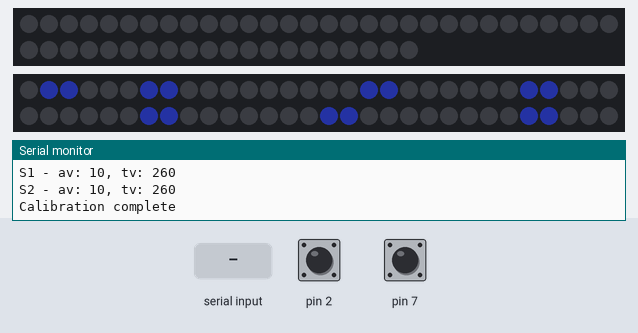
A sketch run on a simulated Arduino Uno, built with avr-gcc and run on an emulated ATmega328P. On the bench: 50 RGB LEDs in strip order, left to right, continuing on the next row, 60 RGB LEDs in strip order, left to right, continuing on the next row, the last lines printed to the serial monitor. The inputs (shaded band) are chosen by the test bench; at power-on: pin 7 HIGH, pin 2 HIGH. Dim RGB values are drawn brighter than linear.

Above: at 4.7 s.
4.8 s: pin 7 pulled LOW for 3.2 s
At 5.8 s:
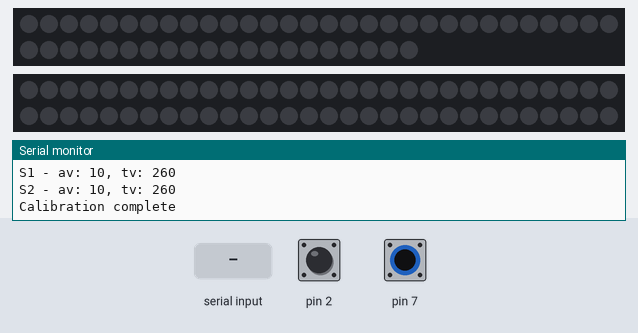
At 8.2 s:
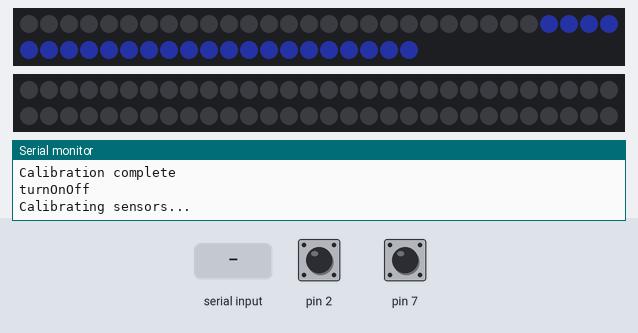
9.5 s: "Switch" received over Serial
At 11.1 s:
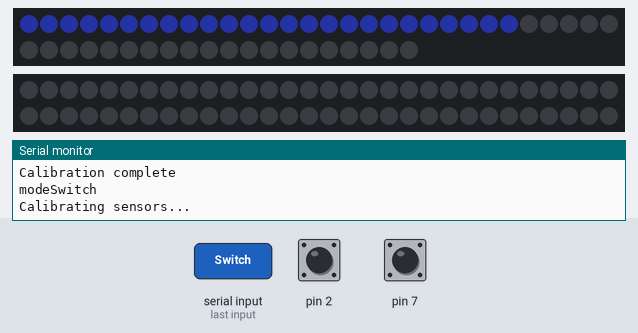
Timing chart, 0 to 12.6 s (numbered marks = the images above; inputs shaded):
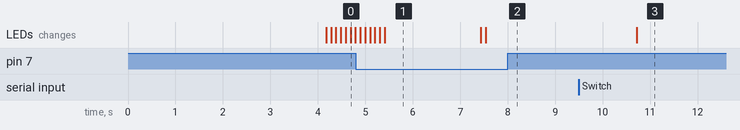

The sketch:

Recollections-of-Ghent_code.ino
```cpp
#include <CapacitiveSensor.h>
#include <Adafruit_NeoPixel.h>
#ifdef __AVR__
#include <avr/power.h>
#endif

// Initialise variables for ledstrips
#define PIN_STRIP1 6
#define PIN_STRIP2 3
#define NUM_PIXELS1 50
#define NUM_PIXELS2 60
Adafruit_NeoPixel Strip1 = Adafruit_NeoPixel(NUM_PIXELS1, PIN_STRIP1, NEO_GRB + NEO_KHZ800);
Adafruit_NeoPixel Strip2 = Adafruit_NeoPixel(NUM_PIXELS2, PIN_STRIP2, NEO_GRB + NEO_KHZ800);

// Initialise variables for capacitive sensors
CapacitiveSensor sensor1 = CapacitiveSensor(4, 2);
CapacitiveSensor sensor2 = CapacitiveSensor(4, 7);

// Define variables for peak detection
const int numReadings = 10;
int readings1[numReadings];
int readings2[numReadings];
int index1 = 0;
int index2 = 0;
int total1 = 0;
int total2 = 0;
int average1 = 0;
int average2 = 0;
int threshold1 = 0;
int threshold2 = 0;
String readCommand;
bool mode = false;      // Boolean to check the current mode of the application. false = discover, true = store.
bool power = false;     // Boolean to check if the application has been turned on with the hand-shaped capacitive sensor
bool tutorial = false;  // Boolean to check if the tutorial has been completed
bool buttonsOn = true;  // Set to false to disable the buttons if necessary
long sensorValue1;
long sensorValue2;
unsigned long tutorialTime;
unsigned long offTime;

// Define variables to your liking
int thresholdPercent = 85;  // Percentage of the peak detection that counts as threshold value
int speed = 100;            // Speed of the ledstrip pulse
int brightness = 70;        // Brightness of the ledstrips

void setup() {
  // Disable the autocalibration of the capacitive sensors
  sensor1.set_CS_AutocaL_Millis(0xFFFFFFFF);
  sensor2.set_CS_AutocaL_Millis(0xFFFFFFFF);

  // Enable the ledstrips and set the brightness
  Strip1.begin();
  Strip2.begin();
  Strip1.clear();
  Strip2.clear();
  Strip1.setBrightness(brightness);
  Strip2.setBrightness(brightness);
  Strip1.show();
  Strip2.show();

  Serial.begin(9600);

  // Calibrate the startvalues for the capacitive sensors
  capSensCalibration();

  // Wait one second before measuring starts
  delay(1000);
}

void loop() {
  // Clear but don't show the values of the ledstrips to prevent unwanted results
  Strip1.clear();
  Strip2.clear();

  // Read the sensor values and assign them to variables
  sensorValue1 = sensor1.capacitiveSensor(30);
  sensorValue2 = sensor2.capacitiveSensor(30);

  // Read the serial or dashboard input
  readCommand = Serial.readString();
  readCommand.trim();  // remove any \r \n whitespace at the end of the String

  // If needed, send "Calibrate" as a Serial Message to force a new calibration
  if (readCommand == "Calibrate") {
    capSensCalibration();
    readCommand = " ";
  }

  // If needed, send "Buttons" as a Serial Message to turn off/on the buttons
  if (readCommand == "Buttons") {
    if (buttonsOn == true) {
      buttonsOn = false;
      Serial.println("Buttons turned off");
    } else {
      buttonsOn = true;
      Serial.println("Buttons turned on");
    }
    readCommand = " ";
  }

  // Disable the buttons as long as the tutorial is playing
  if (power == 1) {
    tutorialTime = millis() - offTime;
  } else {
    offTime = millis();
  }
  if (tutorialTime > 150000) {
    tutorial = true;
  }

  // If the power has been turned on, check if the threshold for the first sensor is reached
  // If needed, force a modeSwitch by typing Switch in the monitor
  if (power == true) {
    if ((sensorValue1 > threshold1 && buttonsOn == true && tutorial == true) || readCommand == "Switch") {
      // Trigger for Protopie Connect
      Serial.println("modeSwitch");
      readCommand = " ";
      // Assign colour to the first ledstrip according to the current mode
      if (mode == false) {
        mode = true;
        Strip1.clear();
        // Assign yellow to the non-active (pressable) button
        for (int pixel = 0; pixel < 25; pixel++) {                 // Pink = 245, 43, 53
          Strip1.setPixelColor(pixel, Strip1.Color(30, 40, 130));  // Yellow = 198, 212, 12
        }                                                          // Blue = 30, 40, 130
      } else if (mode == true) {
        mode = false;
        Strip1.clear();
        // Assign pink to the non-active (pressable) button
        for (int pixel = 26; pixel < 50; pixel++) {
          Strip1.setPixelColor(pixel, Strip1.Color(30, 40, 130));
        }
      }
      Strip1.show();

      // Recalibration to prevent bugs in the measurements as much as possible
      capSensCalibration();
    }
  }

  // As long as the power is not turned on, the ledstrip underneath the hand will pulse
  if (power == false) {
    ledStripPulse();
  }

  // Short delay between measurements
  delay(10);
}

// Capacitive readings can be uncontrollable due to a wide variety of factors such as nearby electric interference, grounding, room factors, ...
// To limit the influence of this often random behaviour, the readings use relative values measured from a normal reading during the calibration
// When the values reach a relative peak compared to this normal reading, it is counted as an activation of the sensor
// In order to maintain a steady use of the interactive table, calibration is performed after every peak reading to reset the measurements
void capSensCalibration() {
  Serial.println("Calibrating sensors...");

  // Set all calibration values back to 0
  index1 = 0;
  index2 = 0;
  total1 = 0;
  total2 = 0;
  threshold1 = 0;
  threshold2 = 0;

  delay(2000);

  // Read the sensors a couple of times and save the results in matrices
  for (int i = 0; i < numReadings; i++) {
    readings1[i] = sensor1.capacitiveSensor(30);
    readings2[i] = sensor2.capacitiveSensor(30);
    delay(10);
  }

  // Calculate the mean values of the readings
  for (int i = 0; i < numReadings; i++) {
    total1 += readings1[i];
    total2 += readings2[i];
  }
  average1 = abs(total1 / numReadings);
  average2 = abs(total2 / numReadings);

  // Multiply the average readings with a set value to reach a threshold value
  threshold1 = max(average1 * thresholdPercent / 10, average1 + max(.2 * average1, 250));  // Set a minimumvalue of either the average + 150 or 120% of the average
  while (threshold1 - average1 > 1000) {                                                   // Limit the threshold if it is too high
    threshold1 -= 500;
  }
  threshold2 = max(average2 * thresholdPercent / 10, average2 + max(.2 * average2, 250));
  while (threshold2 - average2 > 1000) {
    threshold2 -= 500;
  }

  // Debug information, shortened to fit on the Protopie Connect command message length
  Serial.print("S1 - av: ");
  Serial.print(average1);
  Serial.print(", tv: ");
  Serial.println(threshold1);
  Serial.print("S2 - av: ");
  Serial.print(average2);
  Serial.print(", tv: ");
  Serial.println(threshold2);
  Serial.println("Calibration complete");
}

// Measure the second capacitive sensor, underneath the hand, to use in the pulse function
void capSens2Meting() {
  // Check if the threshold for the first sensor is reached
  if (sensorValue2 > threshold2) {
    // Trigger for Protopie Connect
    Serial.println("turnOnOff");
    power = true;

    // Assign colour to the second ledstrip
    Strip2.clear();
    // Assign blue to the non-active (pressable) button
    for (int pixel = 26; pixel < 50; pixel++) {
      Strip1.setPixelColor(pixel, Strip1.Color(30, 40, 130));
    }
    Strip1.show();
    Strip2.show();

    // Recalibration to prevent bugs in the measurements as much as possible
    capSensCalibration();
  }
}

// As long as the power is not turned on, the ledstrip underneath the hand will pulse
void ledStripPulse() {
  Strip1.clear();
  Strip2.clear();

  //New
  if (power == false) {
    Strip2.setPixelColor(41, Strip2.Color(30, 40, 130));
    Strip2.show();
    delay(speed);
    capSens2Meting();  // Check if the threshold for the second sensor is reached
  }

  if (power == false) {
    Strip2.clear();
    //Repeat
    Strip2.setPixelColor(41, Strip2.Color(30, 40, 130));
    //New
    Strip2.setPixelColor(21, Strip2.Color(30, 40, 130));
    Strip2.setPixelColor(22, Strip2.Color(30, 40, 130));
    Strip2.setPixelColor(40, Strip2.Color(30, 40, 130));
    Strip2.setPixelColor(42, Strip2.Color(30, 40, 130));
    Strip2.setPixelColor(59, Strip2.Color(30, 40, 130));
    Strip2.show();
    delay(speed);
    capSens2Meting();  // Check if the threshold for the second sensor is reached
  }

  if (power == false) {
    Strip2.clear();
    //Repeat
    Strip2.setPixelColor(21, Strip2.Color(30, 40, 130));
    Strip2.setPixelColor(22, Strip2.Color(30, 40, 130));
    Strip2.setPixelColor(40, Strip2.Color(30, 40, 130));
    Strip2.setPixelColor(42, Strip2.Color(30, 40, 130));
    Strip2.setPixelColor(59, Strip2.Color(30, 40, 130));
    //New
    Strip2.setPixelColor(4, Strip2.Color(30, 40, 130));
    Strip2.setPixelColor(20, Strip2.Color(30, 40, 130));
    Strip2.setPixelColor(23, Strip2.Color(30, 40, 130));
    Strip2.setPixelColor(39, Strip2.Color(30, 40, 130));
    Strip2.setPixelColor(43, Strip2.Color(30, 40, 130));
    Strip2.setPixelColor(58, Strip2.Color(30, 40, 130));
    Strip2.show();
    delay(speed);
    capSens2Meting();  // Check if the threshold for the second sensor is reached
  }

  if (power == false) {
    Strip2.clear();
    //Repeat
    Strip2.setPixelColor(4, Strip2.Color(30, 40, 130));
    Strip2.setPixelColor(20, Strip2.Color(30, 40, 130));
    Strip2.setPixelColor(23, Strip2.Color(30, 40, 130));
    Strip2.setPixelColor(39, Strip2.Color(30, 40, 130));
    Strip2.setPixelColor(43, Strip2.Color(30, 40, 130));
    Strip2.setPixelColor(58, Strip2.Color(30, 40, 130));
    //New
    Strip2.setPixelColor(3, Strip2.Color(30, 40, 130));
    Strip2.setPixelColor(5, Strip2.Color(30, 40, 130));
    Strip2.setPixelColor(19, Strip2.Color(30, 40, 130));
    Strip2.setPixelColor(24, Strip2.Color(30, 40, 130));
    Strip2.setPixelColor(38, Strip2.Color(30, 40, 130));
    Strip2.setPixelColor(44, Strip2.Color(30, 40, 130));
    Strip2.setPixelColor(57, Strip2.Color(30, 40, 130));
    Strip2.show();
    delay(speed);
    capSens2Meting();  // Check if the threshold for the second sensor is reached
  }

  if (power == false) {
    Strip2.clear();
    //Repeat
    Strip2.setPixelColor(3, Strip2.Color(30, 40, 130));
    Strip2.setPixelColor(5, Strip2.Color(30, 40, 130));
    Strip2.setPixelColor(19, Strip2.Color(30, 40, 130));
    Strip2.setPixelColor(24, Strip2.Color(30, 40, 130));
    Strip2.setPixelColor(38, Strip2.Color(30, 40, 130));
    Strip2.setPixelColor(44, Strip2.Color(30, 40, 130));
    Strip2.setPixelColor(57, Strip2.Color(30, 40, 130));
    //New
    Strip2.setPixelColor(2, Strip2.Color(30, 40, 130));
    Strip2.setPixelColor(6, Strip2.Color(30, 40, 130));
    Strip2.setPixelColor(18, Strip2.Color(30, 40, 130));
    Strip2.setPixelColor(25, Strip2.Color(30, 40, 130));
    Strip2.setPixelColor(37, Strip2.Color(30, 40, 130));
    Strip2.setPixelColor(45, Strip2.Color(30, 40, 130));
    Strip2.setPixelColor(56, Strip2.Color(30, 40, 130));
    Strip2.show();
    delay(speed);
    capSens2Meting();  // Check if the threshold for the second sensor is reached
  }

  if (power == false) {
    Strip2.clear();
    //Repeat
    Strip2.setPixelColor(2, Strip2.Color(30, 40, 130));
    Strip2.setPixelColor(6, Strip2.Color(30, 40, 130));
    Strip2.setPixelColor(18, Strip2.Color(30, 40, 130));
    Strip2.setPixelColor(25, Strip2.Color(30, 40, 130));
    Strip2.setPixelColor(37, Strip2.Color(30, 40, 130));
    Strip2.setPixelColor(45, Strip2.Color(30, 40, 130));
    Strip2.setPixelColor(56, Strip2.Color(30, 40, 130));
    //New
    Strip2.setPixelColor(1, Strip2.Color(30, 40, 130));
    Strip2.setPixelColor(7, Strip2.Color(30, 40, 130));
    Strip2.setPixelColor(17, Strip2.Color(30, 40, 130));
    Strip2.setPixelColor(26, Strip2.Color(30, 40, 130));
    Strip2.setPixelColor(36, Strip2.Color(30, 40, 130));
    Strip2.setPixelColor(46, Strip2.Color(30, 40, 130));
    Strip2.setPixelColor(55, Strip2.Color(30, 40, 130));
    Strip2.show();
    delay(speed);
    capSens2Meting();  // Check if the threshold for the second sensor is reached
  }

  if (power == false) {
    Strip2.clear();
    //Repeat
    Strip2.setPixelColor(1, Strip2.Color(30, 40, 130));
    Strip2.setPixelColor(7, Strip2.Color(30, 40, 130));
    Strip2.setPixelColor(17, Strip2.Color(30, 40, 130));
    Strip2.setPixelColor(26, Strip2.Color(30, 40, 130));
    Strip2.setPixelColor(36, Strip2.Color(30, 40, 130));
    Strip2.setPixelColor(46, Strip2.Color(30, 40, 130));
    Strip2.setPixelColor(55, Strip2.Color(30, 40, 130));
    //New
    Strip2.setPixelColor(0, Strip2.Color(30, 40, 130));
    Strip2.setPixelColor(8, Strip2.Color(30, 40, 130));
    Strip2.setPixelColor(16, Strip2.Color(30, 40, 130));
    Strip2.setPixelColor(27, Strip2.Color(30, 40, 130));
    Strip2.setPixelColor(35, Strip2.Color(30, 40, 130));
    Strip2.setPixelColor(47, Strip2.Color(30, 40, 130));
    Strip2.setPixelColor(54, Strip2.Color(30, 40, 130));
    Strip2.show();
    delay(speed);
    capSens2Meting();  // Check if the threshold for the second sensor is reached
  }

  if (power == false) {
    Strip2.clear();
    //Repeat
    Strip2.setPixelColor(0, Strip2.Color(30, 40, 130));
    Strip2.setPixelColor(8, Strip2.Color(30, 40, 130));
    Strip2.setPixelColor(16, Strip2.Color(30, 40, 130));
    Strip2.setPixelColor(27, Strip2.Color(30, 40, 130));
    Strip2.setPixelColor(35, Strip2.Color(30, 40, 130));
    Strip2.setPixelColor(47, Strip2.Color(30, 40, 130));
    Strip2.setPixelColor(54, Strip2.Color(30, 40, 130));
    //New
    Strip2.setPixelColor(9, Strip2.Color(30, 40, 130));
    Strip2.setPixelColor(15, Strip2.Color(30, 40, 130));
    Strip2.setPixelColor(28, Strip2.Color(30, 40, 130));
    Strip2.setPixelColor(34, Strip2.Color(30, 40, 130));
    Strip2.setPixelColor(48, Strip2.Color(30, 40, 130));
    Strip2.setPixelColor(53, Strip2.Color(30, 40, 130));
    Strip2.show();
    delay(speed);
    capSens2Meting();  // Check if the threshold for the second sensor is reached
  }

  if (power == false) {
    Strip2.clear();
    //Repeat
    Strip2.setPixelColor(9, Strip2.Color(30, 40, 130));
    Strip2.setPixelColor(15, Strip2.Color(30, 40, 130));
    Strip2.setPixelColor(28, Strip2.Color(30, 40, 130));
    Strip2.setPixelColor(34, Strip2.Color(30, 40, 130));
    Strip2.setPixelColor(48, Strip2.Color(30, 40, 130));
    Strip2.setPixelColor(53, Strip2.Color(30, 40, 130));
    //New
    Strip2.setPixelColor(10, Strip2.Color(30, 40, 130));
    Strip2.setPixelColor(14, Strip2.Color(30, 40, 130));
    Strip2.setPixelColor(29, Strip2.Color(30, 40, 130));
    Strip2.setPixelColor(33, Strip2.Color(30, 40, 130));
    Strip2.setPixelColor(49, Strip2.Color(30, 40, 130));
    Strip2.setPixelColor(52, Strip2.Color(30, 40, 130));
    Strip2.show();
    delay(speed);
    capSens2Meting();  // Check if the threshold for the second sensor is reached
  }

  if (power == false) {
    Strip2.clear();
    //Repeat
    Strip2.setPixelColor(10, Strip2.Color(30, 40, 130));
    Strip2.setPixelColor(14, Strip2.Color(30, 40, 130));
    Strip2.setPixelColor(29, Strip2.Color(30, 40, 130));
    Strip2.setPixelColor(33, Strip2.Color(30, 40, 130));
    Strip2.setPixelColor(49, Strip2.Color(30, 40, 130));
    Strip2.setPixelColor(52, Strip2.Color(30, 40, 130));
    //New
    Strip2.setPixelColor(11, Strip2.Color(30, 40, 130));
    Strip2.setPixelColor(13, Strip2.Color(30, 40, 130));
    Strip2.setPixelColor(30, Strip2.Color(30, 40, 130));
    Strip2.setPixelColor(32, Strip2.Color(30, 40, 130));
    Strip2.setPixelColor(50, Strip2.Color(30, 40, 130));
    Strip2.setPixelColor(51, Strip2.Color(30, 40, 130));
    Strip2.show();
    delay(speed);
    capSens2Meting();  // Check if the threshold for the second sensor is reached
  }

  if (power == false) {
    Strip2.clear();
    //Repeat
    Strip2.setPixelColor(11, Strip2.Color(30, 40, 130));
    Strip2.setPixelColor(13, Strip2.Color(30, 40, 130));
    Strip2.setPixelColor(30, Strip2.Color(30, 40, 130));
    Strip2.setPixelColor(32, Strip2.Color(30, 40, 130));
    Strip2.setPixelColor(50, Strip2.Color(30, 40, 130));
    Strip2.setPixelColor(51, Strip2.Color(30, 40, 130));
    //New
    Strip2.setPixelColor(12, Strip2.Color(30, 40, 130));
    Strip2.setPixelColor(31, Strip2.Color(30, 40, 130));
    Strip2.show();
    delay(speed);
    capSens2Meting();  // Check if the threshold for the second sensor is reached
  }

  if (power == false) {
    Strip2.clear();
    //New
    Strip2.setPixelColor(12, Strip2.Color(30, 40, 130));
    Strip2.setPixelColor(31, Strip2.Color(30, 40, 130));
    Strip2.show();
    delay(speed);
    capSens2Meting();  // Check if the threshold for the second sensor is reached
  }

  if (power == false) {
    Strip2.clear();
    Strip2.show();
    delay(1000);
    capSens2Meting();  // Check if the threshold for the second sensor is reached
  }
}
```

Measured:
- after the input at 4.8 s, the LEDs: first differ from a run without the input after 2.7 s (image 2)
- after the input at 9.5 s, the LEDs: change after 1.2 s (image 3)
